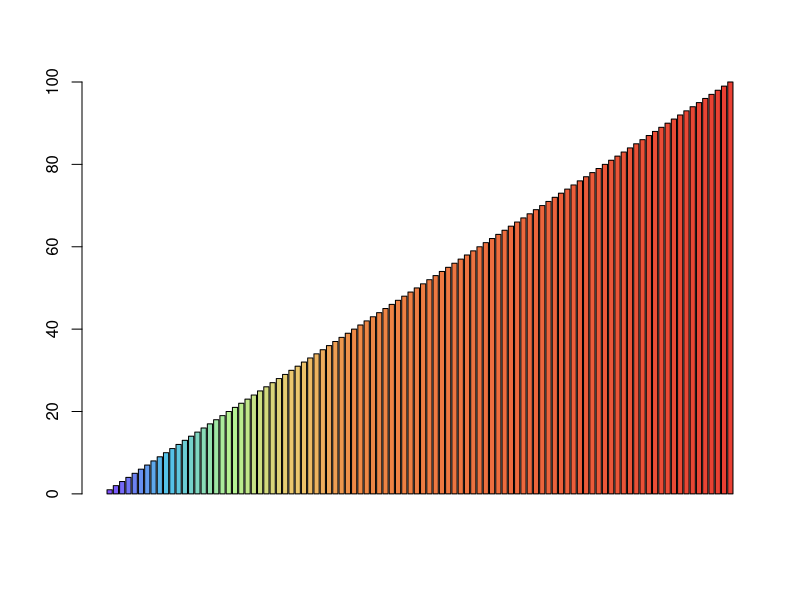

The R script that drew this image:
# File name: plotting_utilities_rb.R
# Author: RBJ
#######################################################################
# Scripts to produce various plots for ViEWS
#######################################################################


# Create a 100-step color palette useful for plotting probabilites, going from white through yellow through red #
#zerocolor <- colorRampPalette(c(rgb(127,80,252,1), rgb(1,1,1,1)), alpha=TRUE)(1) # One slot of pure white
#vlowcolor <- colorRampPalette(c(rgb(1,1,1,1), rgb(1,1,0,1)), alpha=TRUE)(1) # Slot of white to yellow
#lowcolor <- colorRampPalette(c(rgb(1,1,0,1), rgb(1,1,0.65,1)), alpha=TRUE)(3) # Slots of yellow to light orange
#mediumcolor <- colorRampPalette(c(rgb(1,0.65,0,1), rgb(1,0.35,0,1)), alpha=TRUE)(10) # Slots of light orange - heavy orange
#highcolor <- colorRampPalette(c(rgb(1,.35,0,1), rgb(1,0,0,1)), alpha=TRUE)(25) # Slots of heavy orange - red
#extremecolor <- colorRampPalette(c(rgb(1,0,0,1), rgb(.25,0,0,1)), alpha=TRUE)(160) # Slots of red - crimson
#prob_palette <- c(zerocolor,vlowcolor,lowcolor, mediumcolor,highcolor,extremecolor)
#barplot(c(1:200), col=prob_palette)

# change to reflect changes at lower end
vlowcolor <- colorRampPalette(c(rgb(127,80,252, maxColorValue = 255), rgb(85,194,231, maxColorValue = 255)), alpha=TRUE)(10) # Slot purple to cyan
lowcolor <- colorRampPalette(c(rgb(85,194,231, maxColorValue = 255), rgb(181,241,147, maxColorValue = 255)), alpha=TRUE)(10) # Slots of cyan to green
lowmedcolor <- colorRampPalette(c(rgb(181,241,147, maxColorValue = 255), rgb(236,200,110, maxColorValue = 255)), alpha=TRUE)(10) # Slots of green to yellow
mediumcolor <- colorRampPalette(c(rgb(236,200,110, maxColorValue = 255), rgb(239,137,70, maxColorValue = 255)), alpha=TRUE)(10) # Slots of yellow to orange
highcolor <- colorRampPalette(c(rgb(239,137,70, maxColorValue = 255), rgb(233,63,51, maxColorValue = 255)), alpha=TRUE)(60) # Slots of orange - red
prob_palette <- c(vlowcolor,lowcolor, lowmedcolor, mediumcolor,highcolor)
barplot(c(1:100), col=prob_palette)


# Plot predicted proportion with confidence bands
# Sample call: plot_proportion_ci(Cairo.pgm.df,"ns","Cairo", .5)

plot_proportion_ci <- function(dataframe, outcome, location_name, ar) {
  plot <- ggplot(dataframe, aes(x=month_id)) +
    ggtitle(paste(location_name,",",outcome)) +
    ylab(paste("prob. of",outcome)) +
    theme_bw() + theme(aspect.ratio=ar) + 
    geom_ribbon(aes_string(ymin=paste0("p_ged_dummy_", outcome, "_pct10"), ymax=paste0("p_ged_dummy_", outcome, "_pct90")), fill = "grey80") +
    geom_ribbon(aes_string(ymin=paste0("p_ged_dummy_", outcome, "_pct25"), ymax=paste0("p_ged_dummy_", outcome, "_pct75")), fill = "grey60") +
    geom_line(aes_string(y=paste0("p_ged_dummy_", outcome, "_mean")), color = "black", size=.5) +
    ylim(0,1)
  outfile <- paste0(outfile_location, location_name, "_", outcome, "_pgm_proportions.pdf",sep="");
  ggsave(file=outfile, plot=plot)
}


######################################################################
## Function to compute the proportion per each country per each month
######################################################################

compute_proportions <- function(sim.pgm.df,prop_var_name) {
  
  sim.pgm.df = eval.df
  sim.pgm.df <- sim.pgm.df[order(sim.pgm.df$month_id),]
  
  month_wise = unique(sim.pgm.df$month_id);
  #  month_wise = head(month_wise,-4);   # Removing last 4 month
  year_wise  = unique(sim.pgm.df$year);
  country_wise = unique(sim.pgm.df$gwno);
  country_name = unique(sim.pgm.df$name);
  
  numMonths    <- length(month_wise);
  numYears     <- length(year_wise);
  numCountries <- length(country_wise);
  
  prop = matrix(nrow=numCountries,ncol=numMonths,data=NA);  
  
  col_names <- list();
  for (i in 1:numCountries) {
    for(j in 1:numMonths) {
      
      select.rows = (sim.pgm.df$gwno == country_wise[i]) & (sim.pgm.df$month_id == month_wise[j]) ;
      # "nrow" formerly "length", but that provides the number of variables, not observations!
      prop [i,j] = sum( sim.pgm.df[select.rows,prop_var_name]   ) / nrow(sim.pgm.df[select.rows,]) ;
      #prop [i,j] = sum( sim.pgm.df[select.rows,prop_var_name]   )  ;
      
      m <- unique( sim.pgm.df[select.rows,"month_id"] );
      y <- unique( sim.pgm.df[select.rows,"year"]);
      ym <- unique(sim.pgm.df[select.rows, "date_id"])
      col_names[[j]] <- paste0(ym)
      #col_names[[j]] <- paste0(y,"/",m);
    }
  }
  colnames(prop) <- unlist(col_names);
  #rownames(prop) <- country_wise;
  rownames(prop) <- country_name;
  gwabbs <- c("402 CAP", "403 ???", "404 GNB", "411 EQG", "420 GAM", "432 MLI", 
              "433 SEN", "434 BEN", "435 MAA", "436 NIR", "437 CDI", "438 GUI", 
              "439 BFO", "450 LBR", "451 SIE", "452 GHA", "461 TOG", "471 CAO", "475 NIG", 
              "481 GAB", "482 CEN", "483 CHA", "484 CON", "490 DRC", "500 UGA", "501 KEN", 
              "510 TAZ", "516 BUI", "RWA", "520 SOM", "DJI", "ETH", "ERI", "540 ANG", "MZM", "ZAM", "ZIM", "MAW", "560 SAF", 
              "NAM", "LES", "BOT", "SWA", "580 MAG", "COM", "MAS", "600 MOR", "615 ALG", "616 TUN", "LIB", "625 SUD", "626	SSD", 
              "651	EGY", "666", "670");
  #  rownames(prop) <- gwabbs;
  return(prop);
}


############################################################################
## Plotting heatmap of results where prop is a matrix containing proportions
############################################################################

plot_heatmap <- function(prop,outfile) { 
  
  sim.pgm.df.plot <- data.frame(Countries = row.names(prop) , prop, check.names = FALSE);
  
  # reverse country order
  sim.pgm.df.plot$Countries = factor(sim.pgm.df.plot$Countries, levels = rev(levels(sim.pgm.df.plot$Countries)))
  numMonths <- dim(prop)[2];
  
  names(sim.pgm.df.plot)[2:(numMonths+1)] <- colnames(prop);
  sim.pgm.df_heatmap <- melt(sim.pgm.df.plot, id.vars = "Countries");
  names(sim.pgm.df_heatmap)[2:3] <- c("Time", "Proportions");
  
  #bump up
  sim.pgm.df_heatmap$Proportions[sim.pgm.df_heatmap$Proportions<log(0.001/(1-0.001))] <- log(0.001/(1-0.001))
  
  #labels <- c("0","","","0.01","0.02","0.05","0.1","1")
  myPlot<-ggplot(sim.pgm.df_heatmap, aes(Time, Countries)) +
    geom_tile(aes(fill = Proportions), color = "lightgray") +
    scale_fill_gradientn(colors=prob_palette,
                         breaks=c(log(0.005/(1-0.005)), 
                                  log(0.05/(1-0.05)), log(0.40/(1-0.40)),
                                  log(0.90/(1-0.90)), log(0.99/(1-0.99))),
                         labels=c("0.5%", "5%", "40%", "90%", "99%"),
                         limits=c(log(0.001/(1-0.001)), log(0.99/(1-0.99))),
                         name = "Proportions\n") +  
    ylab("") +
    xlab("") +
    theme(legend.title = element_text(size = 10),
          legend.text = element_text(size = 8),
          plot.title = element_text(size=16),
          axis.title=element_text(size=14,face="bold"),
          axis.text.x = element_text(angle = 90, hjust = 1),
          axis.text.y = element_text(size = 8)) + #adjust
    #scale_x_discrete(breaks = c()) #adjust
    labs(Fmeasure = "Proportions");
  
  ggsave(filename=outfile, plot=myPlot);
  return(myPlot)
}


#####################################################################################
## Function for customizing ggplot to show accuracy as a function of time (month wise)
#####################################################################################

my_ggplot <- function(time,measure,xlabel,ylabel,outfile) {
  sim.pgm.df.plot <- data.frame (time=time,measure=measure); 
  n <- length(time);
  line_color <- "red";
  ylim = range(pretty(c(0, measure)));
  
  plt <- ggplot(data=sim.pgm.df.plot, aes(x=reorder(time,1:n), y=measure, group=1))+
    scale_y_continuous(limits =ylim )+
    xlab(xlabel)+
    ylab(ylabel)+
    geom_line(color=line_color)+
    theme(axis.text.x = element_text(angle = 90, hjust = 1))+
    geom_point()
  ggsave(filename=outfile, plot=plt);
}


#########################
## sim measure over time
#########################

my_ggplot_levels <- function(level_pm,measure_name,outfile) {
  
  conflict_levels <- names(level_pm);
  time <- c();
  type <- c();
  measure <- c();
  for (level in  conflict_levels) {
    
    pm <-  level_pm[[level]];
    t  <-  row.names(pm);
    time <- c(time, t);
    type <- c(type, rep(level,length(t)));
    measure <- c(measure, pm[,measure_name]);
  }
  
  sim.pgm.df.plot <- data.frame (time=time,measure=measure,conflict_type=as.factor(type)); 
  
  xlabel <- "time";
  ylabel <- measure_name;
  ylim   <- range(pretty(sim.pgm.df.plot$measure));
  
  plt <- ggplot(data=sim.pgm.df.plot, aes(x=time, y=measure, group = conflict_type)) +
    geom_line(aes(colour = conflict_type)) +
    geom_point( size=1, shape=21, fill="white") +
    theme(axis.text.x = element_text(angle = 90, hjust = 1))+
    xlab(xlabel)+
    ylab(ylabel) +
    scale_y_continuous(limits=ylim)
  
  #plot(plt);
  ggsave(filename=outfile, plot=plt);
}


#############################################
## Lineplot for proportions per countrynames
#############################################

prop_lineplot <- function(prop, sim.df, countrynames, out){
  # Args:
  #   prop: Matrix of proportions produced by compute_proportions() function.
  #   countrynames: Vector of names of the countries you want to compare.  
  #   sim.df: Data with countrynames used in compute_proportions()
  #   out: String name you want to give the output.
  # Returns:
  #   A lineplot for selected countries. Automatic axes.
  
  # create regular dataframe for plot
  sim.pgm.df.plot <- data.frame(Countries = row.names(prop) , prop, check.names = FALSE);
  numMonths <- dim(prop)[2];
  names(sim.pgm.df.plot)[2:(numMonths+1)] <- colnames(prop);
  sim.pgm.df_plot <- melt(sim.pgm.df.plot, id.vars = "Countries");
  names(sim.pgm.df_plot)[2:3] <- c("Time", "Proportions");

  # subset for plot
  sim.pgm.df_plot <- sim.pgm.df_plot[sim.pgm.df_plot$Countries %in% countrynames,]

  # order by month_id (maybe make separate file for monthid merges)
  monthids <- subset(sim.df, select = c(month_id, date_id))
  monthids <- monthids[!duplicated(monthids), ]
  colnames(monthids)[2] <- "Time"
  sim.pgm.df_plot <- merge(sim.pgm.df_plot, monthids, by = "Time")
  sim.pgm.df_plot <- sim.pgm.df_plot[order(sim.pgm.df_plot$month_id),]

  # adjust types
  sim.pgm.df_plot$Countries <- as.character(sim.pgm.df_plot$Countries)
  sim.pgm.df_plot$Time <- as.character(sim.pgm.df_plot$Time)
  xlabels = unique(sim.pgm.df_plot$Time)

  # plot, using integer monthid
  lineplot <- ggplot(sim.pgm.df_plot) +
    geom_line(aes(month_id, Proportions, color = Countries), size = 1) +
    scale_x_continuous(breaks = unique(sim.pgm.df_plot$month_id), 
                       labels = xlabels, expand = c(0, 0)) +
    xlab("") +
    theme_bw() +
    theme(panel.grid.minor.x = element_blank(),
          panel.grid.minor.y = element_blank(),
          panel.grid.major.x = element_blank(),
          axis.text.x = element_text(angle = 90, hjust = 1))

  ggsave(filename=out, plot=lineplot)
  return(lineplot)
}
 
